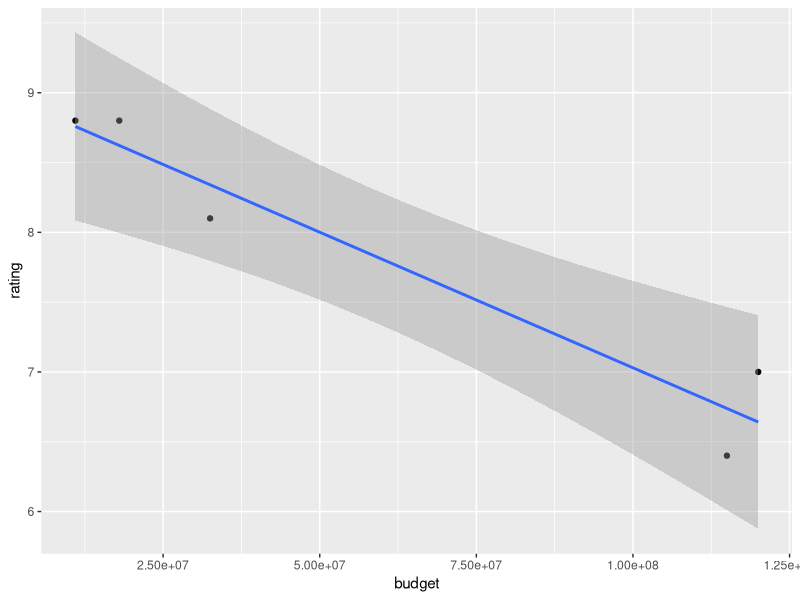

This chart was generated by the following R code:
library(methods)
library(ggplot2)

# Load data
movies <- read.csv("movie-data.csv")


# Generate and explort scatterplot
s.plot <- qplot(budget, rating, data = movies) + stat_smooth(method = "lm")

ggsave(filename = "movie-scatterplot.png", plot = s.plot, width = 4, height = 4)